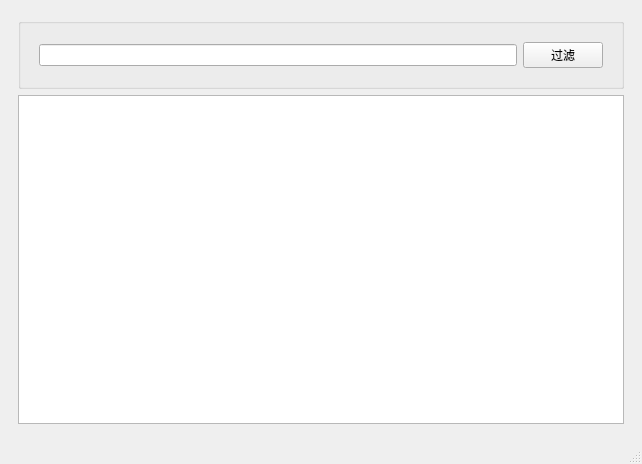
<?xml version="1.0" encoding="UTF-8"?>
<ui version="4.0">
 <class>MainWindow</class>
 <widget class="QMainWindow" name="MainWindow">
  <property name="geometry">
   <rect>
    <x>0</x>
    <y>0</y>
    <width>642</width>
    <height>464</height>
   </rect>
  </property>
  <property name="windowTitle">
   <string>MainWindow</string>
  </property>
  <widget class="QWidget" name="centralwidget">
   <layout class="QGridLayout" name="gridLayout">
    <item row="0" column="0">
     <widget class="QWidget" name="widget" native="true">
      <layout class="QVBoxLayout" name="verticalLayout_2">
       <item>
        <widget class="QGroupBox" name="groupBox">
         <property name="title">
          <string/>
         </property>
         <layout class="QVBoxLayout" name="verticalLayout">
          <item>
           <widget class="QWidget" name="widget_3" native="true">
            <layout class="QHBoxLayout" name="horizontalLayout_2">
             <item>
              <widget class="QLineEdit" name="lineEdit"/>
             </item>
             <item>
              <widget class="QPushButton" name="pushButton">
               <property name="text">
                <string>过滤</string>
               </property>
              </widget>
             </item>
            </layout>
           </widget>
          </item>
         </layout>
        </widget>
       </item>
       <item>
        <widget class="QListView" name="listView"/>
       </item>
      </layout>
     </widget>
    </item>
   </layout>
  </widget>
  <widget class="QMenuBar" name="menubar">
   <property name="geometry">
    <rect>
     <x>0</x>
     <y>0</y>
     <width>642</width>
     <height>24</height>
    </rect>
   </property>
  </widget>
  <widget class="QStatusBar" name="statusbar"/>
 </widget>
 <resources/>
 <connections/>
</ui>
